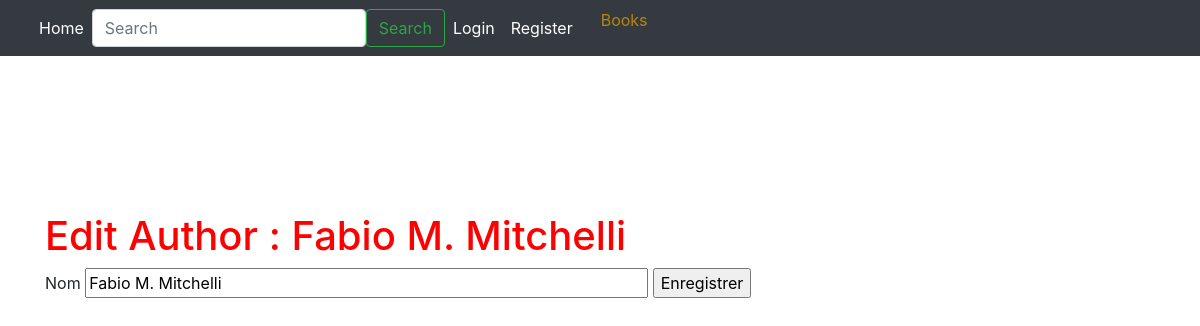
Before: /edit/author/1 with the older database file.
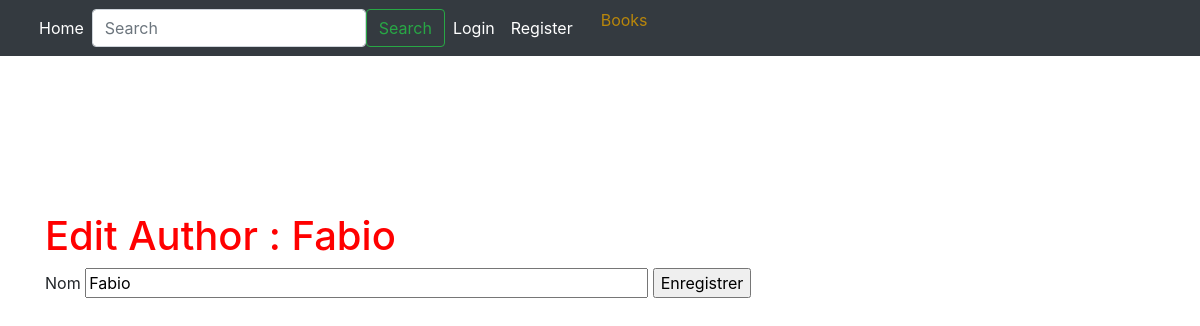
After: the same page with the newer database file.
### tuto/models.py (models this page shows, shortened)
class Author(db.Model):
    id = db.Column(db.Integer , primary_key=True)
    name = db.Column(db.String(100))

### tuto/views.py (the view)
@app.route("/edit/author/<int:id>")
def edit_author(id):
    a = get_author(id)
    f = AuthorForm(id = a.id,name=a.name)
    return render_template("edit_author.html",author=a,form=f)

### tuto/models.py
class AuthorForm(FlaskForm):
    id = HiddenField("id")
    name = StringField("Nom",validators =[DataRequired()])

### tuto/models.py (called while the page is built)
def get_author(id):
    return Author.query.filter(Author.id == id).first()

### tuto/templates/edit_author.html (shortened to what this page needs)
{% extends "base.html"%}
{% block content %}
    <h1>Edit Author : {{author.name}}</h1>
    <form method="POST" action="{{ url_for("editer_auteur",id = author.id) }}">
        {{ form.name.label }} {{ form.name(size=50) }}
        <input type="submit" value = "Enregistrer"></input>
    </form>
{% endblock %}

Changed rows visible on the page:
changed Author: name "Fabio M. Mitchelli" → "Fabio"
